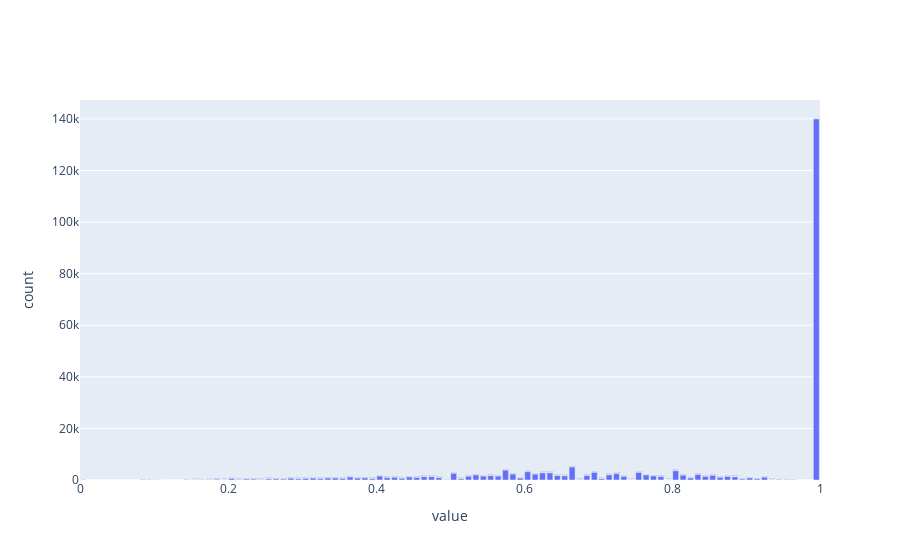

Notebook source saved alongside this figure:
### Markdown cell above
### CharContinuationRate

### Code cell
df1[['CharContinuationRate']].hist(bins=100)
